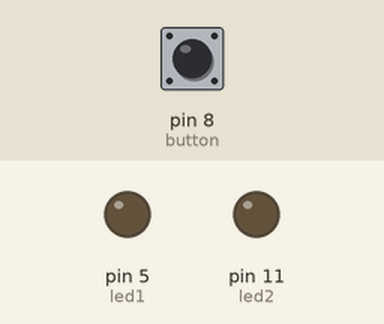
This sketch was run on a simulated Arduino Uno, built with avr-gcc and run on an emulated ATmega328P. Shown: output pins drawn as LEDs (lit = HIGH). Inputs (shaded band) come from the test bench; at power-on: pin 8 (button) HIGH.

Above: at 1.2 s.
1.3 s: pin 8 (button) pulled LOW for 0.15 s
At 2.0 s:
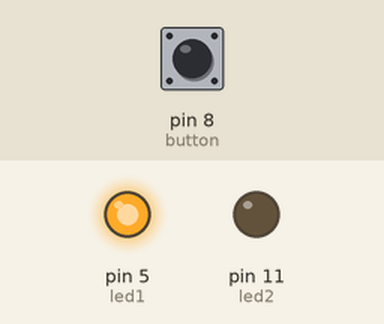
3.0 s: pin 8 (button) pulled LOW for 1 s
At 4.5 s:
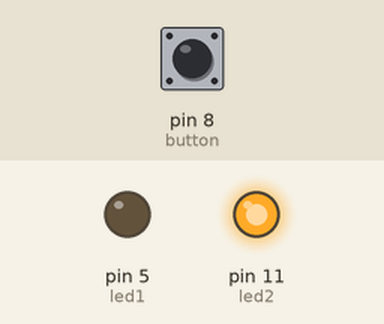
5.5 s: pin 8 (button) pulled LOW for 3.2 s
At 9.3 s:
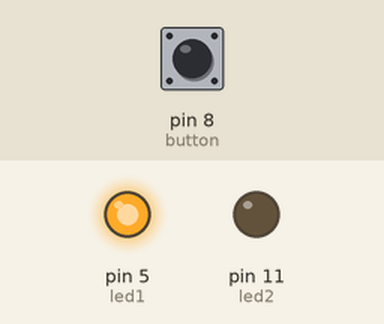
Timing chart, 0 to 10.8 s (numbered marks = the images above; inputs shaded):
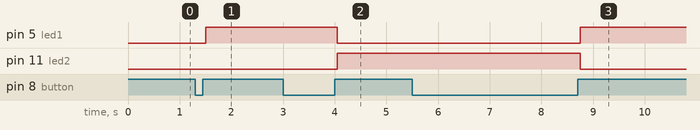

The sketch:

opdracht3_code.ino
```cpp
const int led1 = 5; // LED 1 poort 5
const int led2 = 11; // LED 2 poort 11
const int button = 8; // Button op poort 8

int buttonState = 0; //Staat 0 als standaard
int counter = 0; // Counter 0 als standaard

void setup() {
  pinMode(led1, OUTPUT); // led 1
  pinMode(led2, OUTPUT); // led 2
  pinMode(button, INPUT); //button
}

void loop() {
  buttonState = digitalRead(button); // De staat van de knop lezen
  if (buttonState == LOW) { // Als de staat laag/0 is
    delay(50); // 50 delay
    counter++; // counter incrementen
    while (digitalRead(button) == LOW) {

    }
    delay(50); // 50 delay

    if (counter % 2 == 0) {
      digitalWrite(led1, LOW); // led 1 uit
      digitalWrite(led2, HIGH); // led 2 aan
    } else {
      digitalWrite(led1, HIGH); // led 1 aan
      digitalWrite(led2, LOW); // led 2 uit
    }
  }
}
```

Measured:
- after the input at 1.3 s, pin 5 (led1): LOW → HIGH after 0.20 s
- after the input at 3.0 s, pin 5 (led1): HIGH → LOW after 1.1 s; pin 11 (led2): LOW → HIGH after 1.1 s
- after the input at 5.5 s, pin 5 (led1): LOW → HIGH after 3.3 s; pin 11 (led2): HIGH → LOW after 3.3 s
